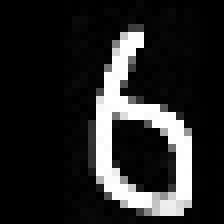
#> input picture BP神经网络/6.jpg, 28 x 28 px (shown 8 times larger)
$ python picture_process.py
#> lines starting #> are read from the running program, lines starting #| are printed output that depends on the picture
import cv2
import numpy as np

path = "6.jpg"
image = cv2.imread(path)
#> image is the input picture: shape (28, 28, 3); min 0, max 255, mean 38.3
image = cv2.cvtColor(image, cv2.COLOR_BGR2GRAY)
#> image: shape (28, 28)
image = cv2.cvtColor(image, cv2.COLOR_GRAY2BGR)
kernel = np.ones((2, 2), np.uint8)
image = cv2.dilate(image, kernel, iterations=1)
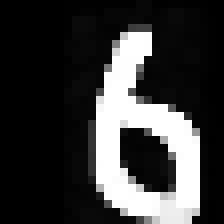
#> image: shape (28, 28, 3) (shown 8 times larger); min 0, max 255, mean 57.3
cv2.imwrite(path, image)
print(image.shape)
#| (28, 28, 3)

# [10 lines of commented-out code are left out]
